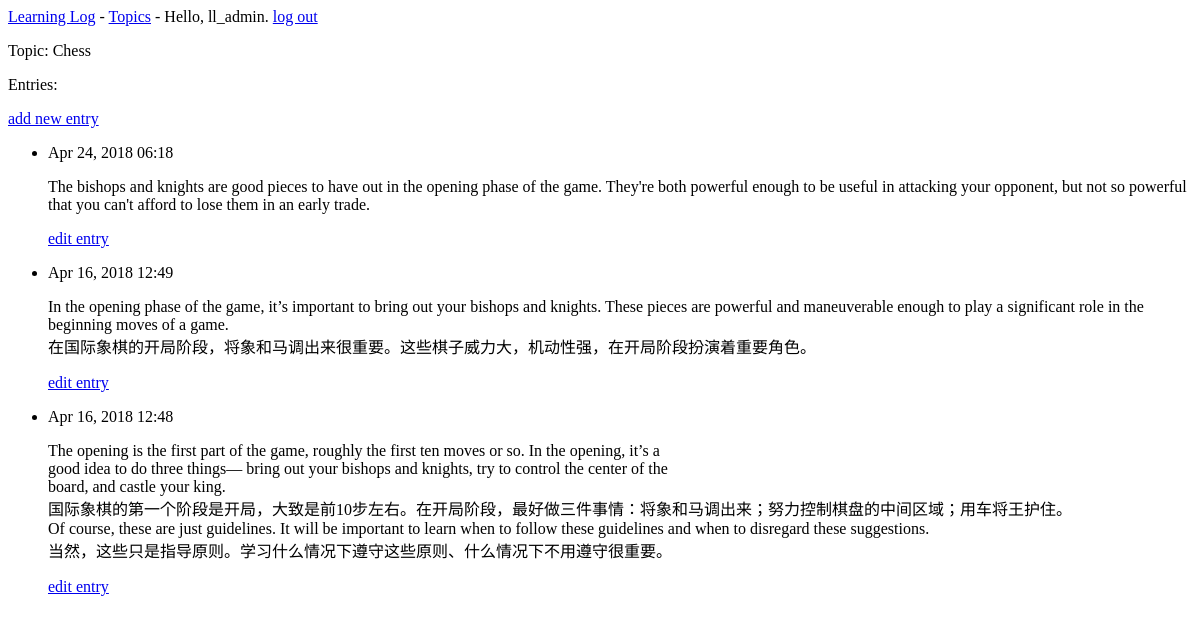
Before: /topics/1/ (signed in) with the older database file.
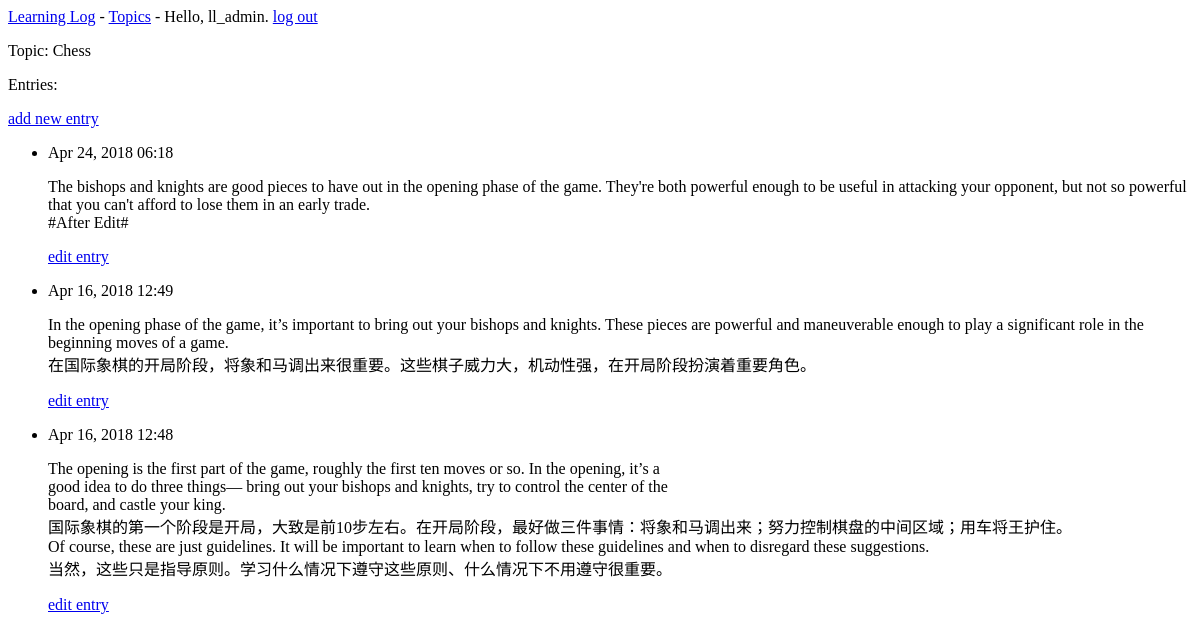
After: the same page with the newer database file.
### learning_logs/models.py (models this page shows, shortened)
class Topic(models.Model):
    text = models.CharField(max_length=200)  # charfield必须告知django该在数据库中预留多少空间
    date_added = models.DateTimeField(auto_now_add=True)  # 自动设置成当前日期和时间;见官网: ... ref/models/fields/
    owner = models.ForeignKey(User)  # 然后在Topic中添加字段owner,它建立到模型User的外键关系
    def __unicode__(self):  # Py 3.X用__str__()
        if len(self.text) > 50:
            return self.text + ' >w<'
        else:
            return self.text

class Entry(models.Model):  # 同Topic一样,继承Django基类Model
    topic = models.ForeignKey(Topic)  # 第一个属性topic是一个ForeignKey实例
    text = models.TextField()  # text属性是TextField实例。这种字段不需要长度限制
    date_added = models.DateTimeField(auto_now_add=True)  # 这个属性让我们能够按创建顺序呈现条目，并在每个条目旁边放置时间戳
    class Meta:  # 在类中嵌套了Meta类。Meta存储用于管理模型的额外信息,在这里它让我们能够设置一个特殊属性,让Django在需要时使用Entries来表示多个条目。如果没有这个类,Django将使用Entrys来表示多个条目。
        verbose_name_plural = 'entries'

### learning_logs/views.py (the view)
# urls.py: url(r'^topics/(?P<topic_id>\d+)/$', views.topic, name='topic'),  # "?P<topic_id>"将匹配的值存储到topic_id中;发现URL与这个模式匹配时，Django将调用视图函数topic(),并将存储在topic_id中的值作为实参传递给它
@login_required
def topic(request, topic_id):
    topic = Topic.objects.get(id=topic_id)
    entries = topic.entry_set.order_by('-date_added')  #  date_added 前面的减号指定按降序排列,即先显示最近的条目
    context = {'topic': topic, 'entries': entries}
    return render(request, 'learning_logs/topic.html', context)

### learning_logs/templates/learning_logs/topic.html
{% extends 'learning_logs/base.html' %}
{% block content %}
  <p>Topic: {{ topic }}<p>
  <p>Entries:</p>
  <p>
    <a href="{% url 'learning_logs:new_entry' topic.id %}">add new entry</a>
  </p>
  <ul>
    {% for entry in entries %}
    <li>
      <p>{{ entry.date_added|date:'M d, Y H:i' }}</p>
      <p>{{ entry.text|linebreaks }}</p>
      <p>
        <a href="{% url 'learning_logs:edit_entry' entry.id %}">edit entry</a>
      </p>
    </li>
    {% empty %}
    <li>
      There are no entries for this topic yet.
    </li>
  {% endfor %}
  </ul>
{% endblock content %}

### learning_logs/templates/learning_logs/base.html
<p>
  <a href="{% url 'learning_logs:index' %}">Learning Log</a> -
  <a href="{% url 'learning_logs:topics' %}">Topics</a> -
  {% if user.is_authenticated %}
    Hello, {{ user.username }}.
    <a href="{% url 'users:logout' %}">log out</a>
  {% else %}
    <a href="{% url 'users:register' %}">register</a> -
    <a href="{% url 'users:login' %}">log in</a>
  {% endif %}
</p>
  {% block content %}{% endblock content %}

Changed rows visible on the page:
changed Entry: text "…in an early trade." → "…in an early trade. #After Edit#"
